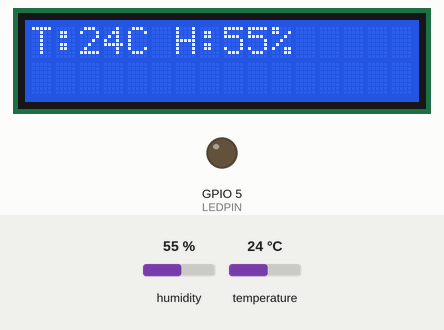
Recording of a sketch running on a simulated ESP32. Shown: 16×2 character LCD, output pins drawn as LEDs (lit = HIGH). Inputs (shaded band) come from the test bench; at power-on: humidity 55 %, temperature 24 °C. WiFi joins after 1.5 s; servers stay silent unless stated; uploads are accepted with an empty reply; what the sketch prints to the serial monitor is not drawn.

Above: at 5.4 s.
5.5 s: humidity set to 22 %
At 7.5 s:
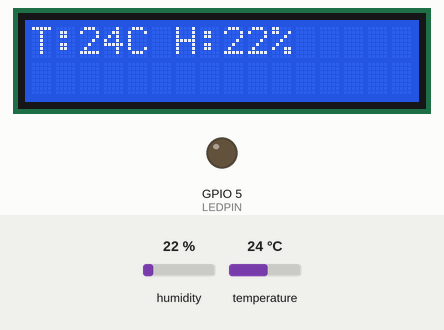
8.8 s: temperature set to 12 °C
At 10.6 s:
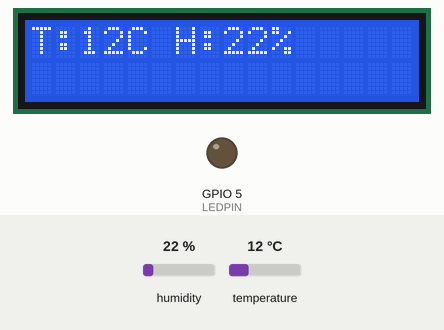
12.1 s: humidity set to 40 %
At 14.3 s:
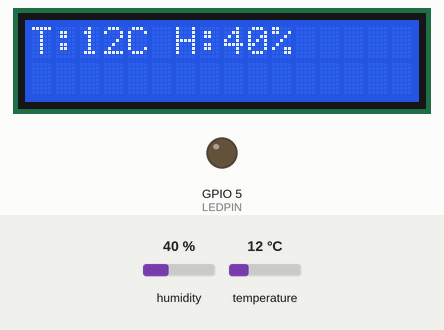
15.4 s: temperature set to 19 °C
At 17.4 s:
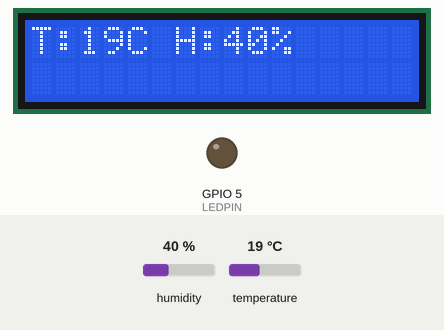
Timing chart, 0 to 18.9 s (numbered marks = the images above; inputs shaded):
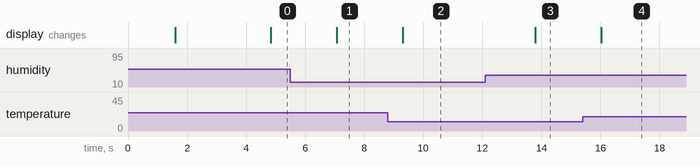

Measured:
- after the input at 5.5 s, the display: changes after 1.6 s (image 1)
- after the input at 8.8 s, the display: changes after 0.51 s (image 2)
- after the input at 12.1 s, the display: changes after 1.7 s (image 3)
- after the input at 15.4 s, the display: changes after 0.62 s (image 4)

The sketch:

cabinet_guardian.ino
```cpp
#include <WiFi.h>
#include <HTTPClient.h>
#include <DHT.h>
#include <Wire.h>
#include <LiquidCrystal_I2C.h>

const char* SSID = "YOUR_WIFI_NAME";
const char* PASS = "YOUR_WIFI_PASSWORD";
const char* URL  = "http://YOUR_LAPTOP_IP:8000/reading";
#define DHTPIN 4
#define LEDPIN 5
DHT dht(DHTPIN, DHT11);
LiquidCrystal_I2C lcd(0x27, 16, 2);

void setup() {
  Serial.begin(115200);
  pinMode(LEDPIN, OUTPUT);
  dht.begin();
  lcd.init();
  lcd.backlight();
  lcd.print("Connecting WiFi");
  WiFi.begin(SSID, PASS);
  while (WiFi.status() != WL_CONNECTED) delay(300);
  lcd.clear();
  lcd.print("Guardian ready");
  delay(1000);
}

void loop() {
  delay(2000);
  float t = dht.readTemperature();
  float h = dht.readHumidity();
  if (isnan(t) || isnan(h)) {
    lcd.clear(); lcd.print("Sensor error");
    return;
  }

  String level = "ok", msg = "No server";
  HTTPClient http;
  http.begin(URL);
  http.addHeader("Content-Type", "application/json");
  http.setTimeout(5000);
  int code = http.POST("{\"t\":" + String(t, 1) + ",\"h\":" + String(h, 1) + "}");
  if (code == 200) {
    String r = http.getString();
    int bar = r.indexOf('|');
    level = r.substring(0, bar);
    msg = r.substring(bar + 1);
  }
  Serial.printf("HTTP code: %d\n", code);
  http.end();

  lcd.clear();
  lcd.setCursor(0, 0);
  lcd.printf("T:%.0fC H:%.0f%%", t, h);
  lcd.setCursor(0, 1);
  lcd.print(msg.substring(0, 16));

  digitalWrite(LEDPIN, level == "alert" ? HIGH : LOW);
  if (level == "warn") { digitalWrite(LEDPIN, HIGH); delay(150); digitalWrite(LEDPIN, LOW); }
  Serial.printf("%.1f,%.1f -> %s|%s\n", t, h, level.c_str(), msg.c_str());
}
```
